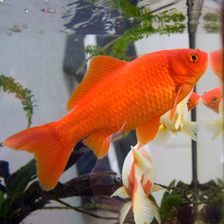
#> input picture paper/manuscript/images/Steganography-Distortion/goldfish2-original.png, 224 x 224 px; the run also reads 1 picture not shown here
$ python diff-gen.py
#> lines starting #> are read from the running program, lines starting #| are printed output that depends on the picture
import PIL.Image
import numpy as np

imo = PIL.Image.open('goldfish2-original.png')
#> imo is the input picture: PIL image 224x224 RGB; mean R, G, B 145.7, 109.3, 90.1
imd = PIL.Image.open('goldfish2-distortion.png')

imoarr = np.array(imo)
imdarr = np.array(imd)

imdiff = imoarr.astype(np.int32) - imdarr.astype(np.int32)
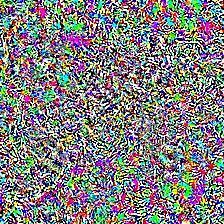
#> imdiff: shape (224, 224, 3) int32; mean R, G, B 0.00688, -0.00684, -0.00725; drawn with min black and max white

imdiff_r, imdiff_g, imdiff_b = [imdiff[:, :, i] for i in range(3)]
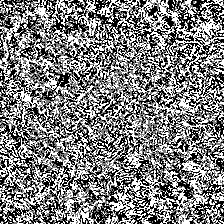
#> imdiff_r: shape (224, 224) int32; min -1, max 1, mean 0.00688; drawn with min black and max white
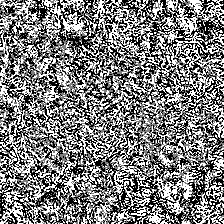
#> imdiff_g: shape (224, 224) int32; min -1, max 1, mean -0.00684; drawn with min black and max white
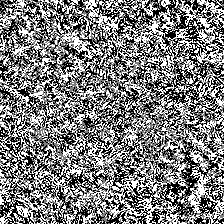
#> imdiff_b: shape (224, 224) int32; min -1, max 1, mean -0.00725; drawn with min black and max white

imdiff_image_r = np.repeat(imdiff_r[:, :, np.newaxis], 3, axis=2)
imdiff_image_g = np.repeat(imdiff_g[:, :, np.newaxis], 3, axis=2)
imdiff_image_b = np.repeat(imdiff_b[:, :, np.newaxis], 3, axis=2)

# R-Channel
color_zro = (255, 255, 255)
color_pos = (251, 116,  84)
color_neg = (191,  21,  27)

imdiff_image_r[imdiff_r ==  0] = color_zro
imdiff_image_r[imdiff_r == +1] = color_pos
imdiff_image_r[imdiff_r == -1] = color_neg
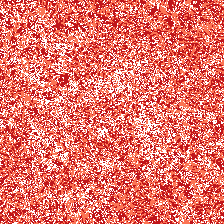
#> imdiff_image_r: shape (224, 224, 3) int32; mean of channels 0, 1, 2 230.2, 118.1, 108.4; drawn as R, G, B

# G-Channel
color_zro = (255, 255, 255)
color_pos = (163, 217, 157)
color_neg = ( 22, 128,  60)

imdiff_image_g[imdiff_g ==  0] = color_zro
imdiff_image_g[imdiff_g == +1] = color_pos
imdiff_image_g[imdiff_g == -1] = color_neg
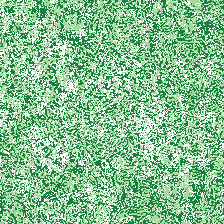
#> imdiff_image_g: shape (224, 224, 3) int32; mean of channels 0, 1, 2 135.4, 194.2, 147.3; drawn as R, G, B

# B-Channel
color_zro = (255, 255, 255)
color_pos = (154, 200, 224)
color_neg = ( 38, 118, 184)

imdiff_image_b[imdiff_b ==  0] = color_zro
imdiff_image_b[imdiff_b == +1] = color_pos
imdiff_image_b[imdiff_b == -1] = color_neg
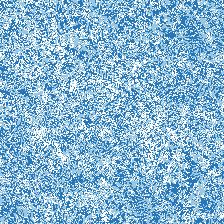
#> imdiff_image_b: shape (224, 224, 3) int32; mean of channels 0, 1, 2 137.6, 184.1, 217.3; drawn as R, G, B

PIL.Image.fromarray(imdiff_image_r.astype(np.uint8)).save('goldfish2-diff-r.png')
PIL.Image.fromarray(imdiff_image_g.astype(np.uint8)).save('goldfish2-diff-g.png')
PIL.Image.fromarray(imdiff_image_b.astype(np.uint8)).save('goldfish2-diff-b.png')
